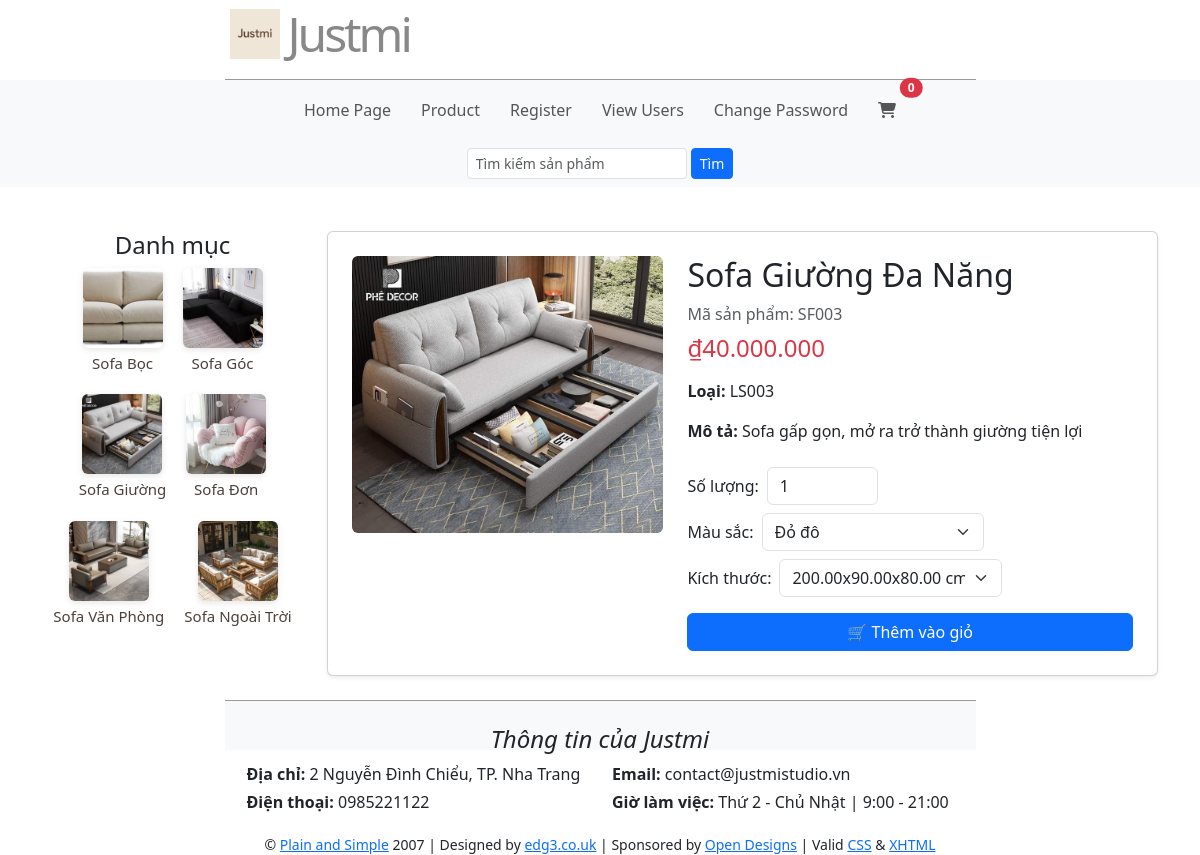
Page /qly/product_detail.php?id=SF003 on the committed database.
### tables this page shows
CREATE TABLE LoaiSofa (
	MaLoai CHAR(5) PRIMARY KEY,
	TenLoai NVARCHAR(100),
	MoTa NVARCHAR(300)
);

CREATE TABLE Sofa (
	MaSofa CHAR(5) PRIMARY KEY,
	TenSofa NVARCHAR(100),
	MaHang CHAR(5),
	MaLoai CHAR(5),
	GiaBan DECIMAL(12,2),
	DonViTinh NVARCHAR(50),
	SoLuongTon INT,
	HinhAnh VARCHAR(255),
	MoTa NVARCHAR(700),
    NgayTao DATETIME DEFAULT CURRENT_TIMESTAMP(),
	FOREIGN KEY (MaHang) REFERENCES HangSofa(MaHang),
	FOREIGN KEY (MaLoai) REFERENCES LoaiSofa(MaLoai)
);

### qly/product_detail.php (the view, shortened to what this page needs)
<?php
    require_once("connect.php");
    $id = $_GET['id'] ?? '';
    $id = $conn->real_escape_string($id);
    $result = $conn->query("SELECT * FROM Sofa WHERE MaSofa = '$id'");
    $product = $result->fetch_assoc();
    $colorResult = $conn->query("
        SELECT ms.MaMau, ms.TenMau
        FROM MauSac ms
        INNER JOIN Sofa_MauSac sm ON ms.MaMau = sm.MaMau
        WHERE sm.MaSofa = '$id'
    ");
    $colors = [];
    while ($row = $colorResult->fetch_assoc()) {
        $colors[] = $row;
    }
    $sizeResult = $conn->query("
        SELECT MaKichThuoc, ChieuDai, ChieuRong, ChieuCao, DonVi
        FROM KichThuoc
        WHERE MaSofa = '$id'
    ");
    $sizes = [];
    while ($row = $sizeResult->fetch_assoc()) {
        $sizes[] = $row;
    }
?>
<!DOCTYPE html>
<html lang="vi">
<head>
    <link href="https://cdn.jsdelivr.net/npm/bootstrap@5.3.3/dist/css/bootstrap.min.css" rel="stylesheet">
    <link rel="stylesheet" href="style.css">
</head>
<body>
    <header class="topbar">
    </header>
    <main class="container my-4">
        <div class="row g-4">
            <aside class="col-md-3">
                <?php include("module/categories.php");?>
            </aside>
            <section class="col-md-9">
                <div class="card p-4 shadow-sm">
                    <div class="row g-4">
                        <div class="col-md-5">
                            <img src="images/<?= htmlspecialchars($product['HinhAnh']) ?>"
                                 alt="<?= htmlspecialchars($product['TenSofa']) ?>"
                                 class="img-fluid rounded">
                        </div>
                        <div class="col-md-7">
                            <h2><?= htmlspecialchars($product['TenSofa']) ?></h2>
                            <div class="text-muted mb-2">Mã sản phẩm: <?= htmlspecialchars($product['MaSofa']) ?></div>
                            <h4 class="text-danger">₫<?= number_format($product['GiaBan'], 0, ',', '.') ?></h4>
                            <p class="mt-3"><strong>Loại:</strong> <?= htmlspecialchars($product['MaLoai']) ?></p>
                            <p><strong>Mô tả:</strong> <?= nl2br(htmlspecialchars($product['MoTa'] ?? 'Chưa có mô tả')) ?></p>
                            <div class="mt-4">
                                <form action="cart.php" method="post" class="d-flex flex-column gap-2">
                                    <div class="d-flex align-items-center gap-2">
                                        <label>Số lượng:</label>
                                        <input type="number" name="quantity" value="1" min="1" class="form-control w-25">
                                    </div>
                                    <?php if (!empty($colors)): ?>
                                    <div class="d-flex align-items-center gap-2">
                                        <label>Màu sắc:</label>
                                        <select name="color" class="form-select w-50">
                                            <?php foreach ($colors as $c): ?>
                                                <option value="<?= $c['MaMau'] ?>"><?= htmlspecialchars($c['TenMau']) ?></option>
                                            <?php endforeach; ?>
                                        </select>
                                    </div>
                                    <?php endif; ?>
                                    <?php if (!empty($sizes)): ?>
                                    <div class="d-flex align-items-center gap-2">
                                        <label>Kích thước:</label>
                                        <select name="size" class="form-select w-50">
                                            <?php foreach ($sizes as $s): ?>
                                                <option value="<?= $s['MaKichThuoc'] ?>">
                                                    <?= $s['ChieuDai'].'x'.$s['ChieuRong'].'x'.$s['ChieuCao'].' '.$s['DonVi'] ?>
                                                </option>
                                            <?php endforeach; ?>
                                        </select>
                                    </div>
                                    <?php endif; ?>
                                    <button type="submit" class="btn btn-primary mt-2">🛒 Thêm vào giỏ</button>
                                </form>
                            </div>
                        </div>
                    </div>
                </div>
            </section>
        </div>
    </main>
</body>
</html>

### qly/module/categories.php
<?php
    require('connect.php');
    $sql = "
        SELECT
            l.MaLoai,
            l.TenLoai,
            (
                SELECT s.HinhAnh
                FROM Sofa s
                WHERE s.MaLoai = l.MaLoai
                LIMIT 1
            ) AS HinhAnh
        FROM LoaiSofa l
    ";
    $categories = $conn->query($sql);
?>
<div class="categories mb-3">
    <h4 class="text-center">Danh mục</h4>
    <ul>
        <?php while($cate = $categories->fetch_assoc()): ?>
            <li>
                <a href="product.php?maLoai[]=<?= urlencode($cate['MaLoai']) ?>" class="d-flex flex-column align-items-center text-decoration-none text-dark">
                    <img src="images/<?= htmlspecialchars($cate['HinhAnh']) ?>"
                         alt="<?= htmlspecialchars($cate['TenLoai']) ?>"
                         style="width:80px; height:80px; object-fit:cover; border-radius:6px;">
                    <span class="mt-1"><?= htmlspecialchars($cate['TenLoai']) ?></span>
                </a>
            </li>
        <?php endwhile; ?>
    </ul>
</div>

### qly/includes/style.css (style rules this page uses)
* { border:0; margin:0; padding:0; }
a { color:#777; text-decoration:none; }
body { background:#ffffff; color:#555; font:0.8em Arial, Helvetica, "bitstream vera sans", sans-serif; }
#header { border-bottom:1px solid #999; height:80px; margin:0 auto; width:751px; }
#header h1 { color:#888; font-size:300%; letter-spacing:-3px; text-align:right; padding:5px; margin-bottom:-20px; }
#navigation { background:#fafafa; margin:0 auto; list-style:none; padding: 0; }
#navigation li { list-style:none; }
#navigation a { color:#555; display:block; padding: 10px 15px; text-align:center; border-radius: 10px; text-decoration: none; }
#content { height:auto; margin:0 auto; padding:0 0 20px; width:751px; }
.categories ul { display: flex; justify-content: center; flex-wrap: wrap; gap: 20px; list-style: none; padding: 0; margin: 0; }
.categories li { display: flex; flex-direction: column; align-items: center; text-align: center; cursor: pointer; transition: transform 0.2s ease; }
.categories img { width: 100px; height: 100px; object-fit: cover; border-radius: 10px; box-shadow: 0 2px 6px rgba(0,0,0,0.1); }
.categories span { margin-top: 6px; font-size: 15px; font-weight: 500; color: #4a403a; }
.card { background:var(--card); border-radius:10px; border:1px solid #eee; padding:12px; display:flex; flex-direction:column; transition: transform 0.2s ease, box-shadow 0.2s ease; }
#footer { border-top:1px solid #999; height:50px; margin:0 auto; padding:10px; text-align:center; width:751px; }
input, select, .input { padding: 5px; font-weight: bold; font-size: 1em; color: #008040; background: #FFFFFF; border:1px dotted #004080; }

### rows in the picture
loaisofa: shows a picture, TenLoai "Sofa Bọc"
loaisofa: shows a picture, TenLoai "Sofa Góc"
loaisofa: shows a picture, TenLoai "Sofa Giường"
loaisofa: shows a picture, TenLoai "Sofa Đơn"
loaisofa: shows a picture, TenLoai "Sofa Văn Phòng"
loaisofa: shows a picture, TenLoai "Sofa Ngoài Trời"
sofa: HinhAnh (picture), TenSofa "Sofa Giường Đa Năng", MaSofa "SF003", GiaBan "40.000.000", MaLoai "LS003", MoTa "Sofa gấp gọn, mở ra trở thành giường tiện lợi"

### other values in the picture
form field color "Đỏ đô"
form field size "200.00x90.00x80.00 cm"
